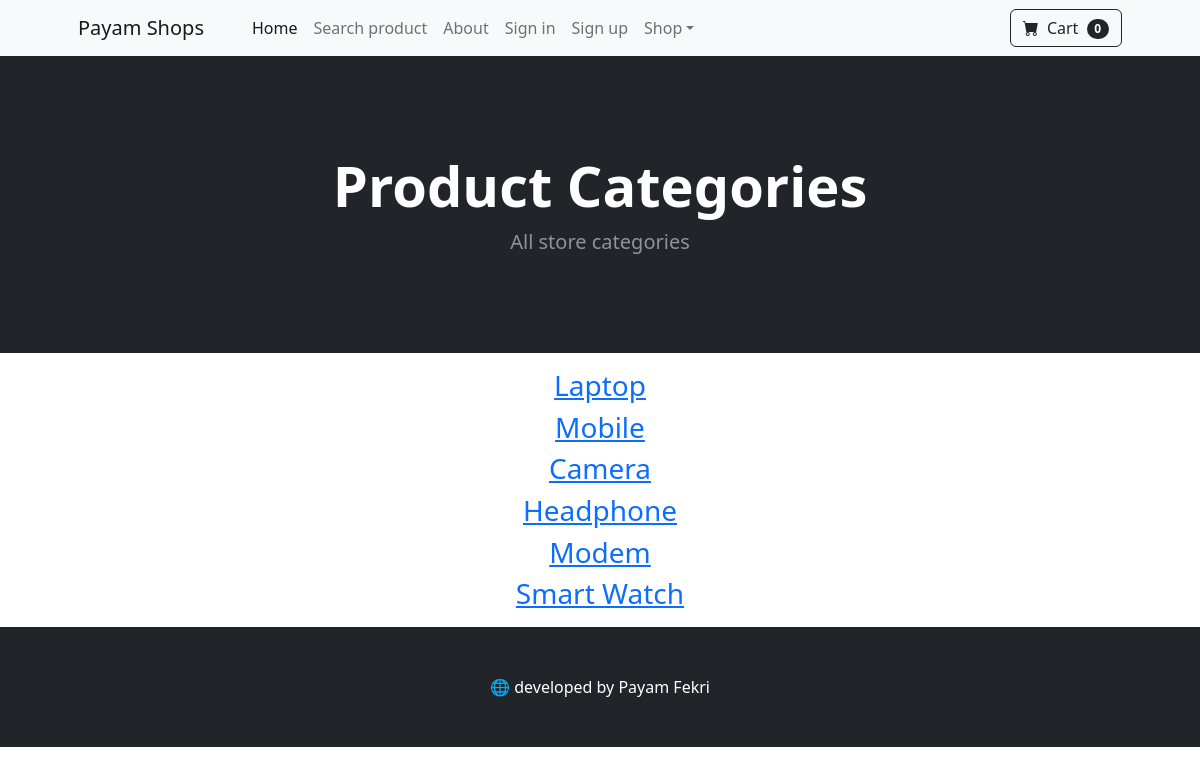
The page /category/ on the database its author committed.
### shop/models.py (models this page shows, shortened)
class Category(models.Model):
    name = models.CharField(max_length= 20)

### shop/views.py (the view)
# urls.py: path('category/', views.category_summary, name='category_summary'),
def category_summary(request):
    all_cat = Category.objects.all()
    return render(request , 'shop/category_summary.html' , {'category':all_cat})

### cart/cart.py (called while the page is built)
    def __len__(self):
        return len(self.cart)

### cart/context_processors.py (called while the page is built)
def cart(request):
    return {'cart' : Cart(request)}

### shop/templates/shop/category_summary.html
{%extends 'shop/base.html'%}
{% block content %}
    <header class="bg-dark py-5">
        <div class="container px-4 px-lg-5 my-5">
            <div class="text-center text-white">
                <h1 class="display-4 fw-bolder">Product Categories</h1>
                <p class="lead fw-normal text-white-50 mb-0">All store categories</p>
            </div>
        </div>
    </header>
    <div class = 'row'>
        <center>
            <div class = col-7>
                <p align = 'justify'>
                    {%for cat in category%}
                        <a href="{%url 'category' cat.name%}">
                            <h3>
                                {{cat.name}}
                            </h3>
                        </a>
                    {% endfor %}
                </p>
            </div>
        </center>
    </div>
{%endblock  %}

### rows shown on the page
Category: name "Laptop"
Category: name "Mobile"
Category: name "Camera"
Category: name "Headphone"
Category: name "Modem"
Category: name "Smart Watch"

### other values the page prints
{{ cart|length }} "0"
